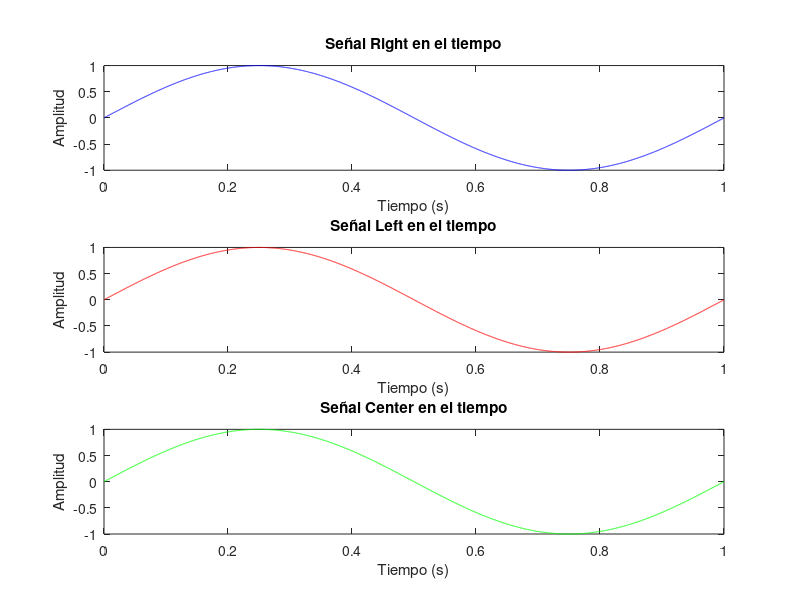
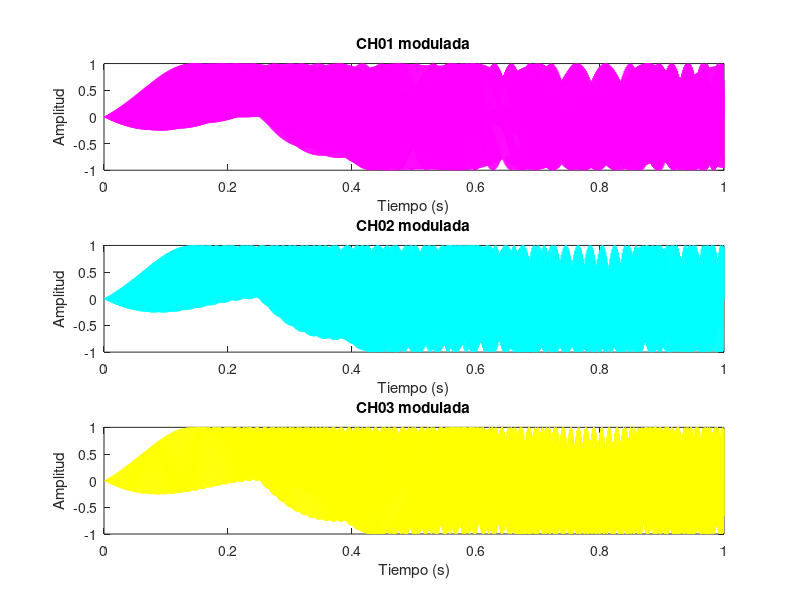
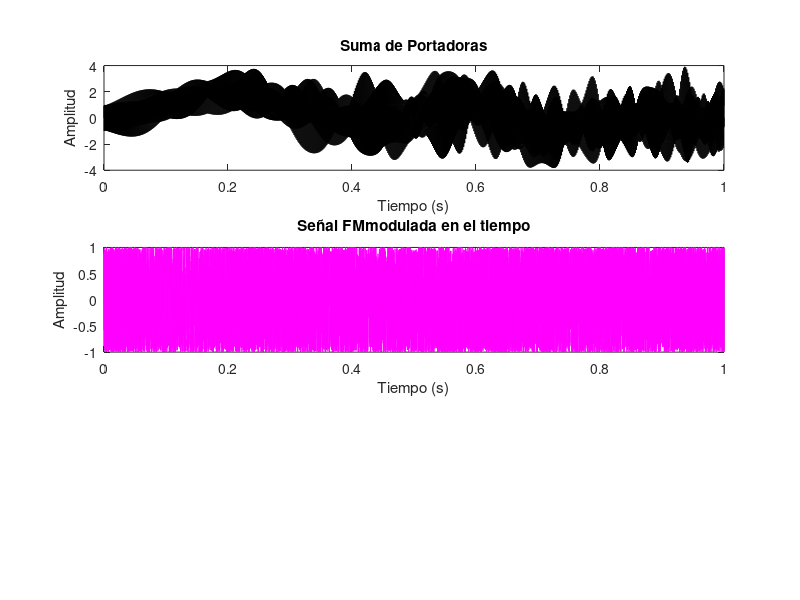
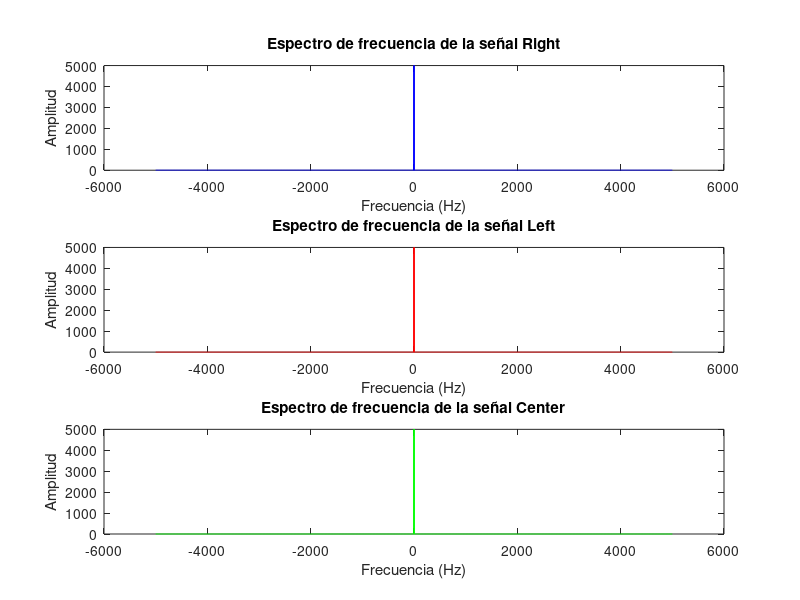

Source code (MATLAB) for these figures, in order:
% Para los análisis que hace Matlab en función del tiempo es necesario
% tener una referencia para las gráficas y comportamiento de las funciones
% Para nuestro caso se va a usar 1 segundo denominado 'foto' la cual va a tener 
% una exposición de 0 a 1 segundo, subdividida en 10000 pares
foto = 1; % Duración de la señal (segundos), dichos valores se visualizan
% en el eje x
fs = 10000; % Frecuencia de muestreo (Hz)
t = linspace(0, foto, fs); % Vector de tiempo

% Definición de las variables
Right = 1;
Left = 1;
Center = 1;

BandWidth = 120000; % Frecuencia central (Hz)
FXporta = 110000000;  % Ancho de banda (Hz)
fxpiloto = 1875; %  hz
fxbase = fxpiloto * 2; % 3750 hz
fxbaja = fxpiloto * 7; % 13125 hz
fxmedia = fxpiloto * 17; % 31875  hz
fxalta = fxpiloto * 27; % 50625 hz 
 
%para poder distribuir equitativamente el ancho de banda contemplamos los siguientes
%tenemos un ancho de banda de 120 los cuales basado en fourier donde del análisis en
%el dominio de la frecuencia sabemos que las señales se repiten, por lo tanto solo se
%puede usar la mitad del ancho de banda es decir 60, de 60 lo tenemos que dividir en tres portadoras
% de tal forma que cada una no exceda del 15000 hz, por lo tanto nos queda 15000 libres los cuales 
% se usan para que sirvan de salvaguarda entre las subportadoras, separando cada subportadora + frecuencia maxima en 
% 5000 hz partiendo de la frecuencia de 19000
% y tomando lo anterior expuesto es que sacamos los valores de las otras subportadoras 
% que para referencia serán 13125, 31875 y 50625
espacio_guarda = 3750; % hz
FmaxAudioMax = 15000;

% Cálculo del índice de modulación
HBW = BandWidth / 2;
IndMod =  HBW / FmaxAudioMax;

% Generación de las señales
fxRight = sin(2*pi*Right*t);
fxLeft = sin(2*pi*Left*t);
fxCenter = sin(2*pi*Center*t);

% Generación de sub_portadoras
fxPiloto = sin(2*pi*fxpiloto*t);
fxBaja = sin(2*pi*fxbaja*t);
fxMedia = sin(2*pi*fxmedia*t);
fxAlta = sin(2*pi*fxalta*t);

% Desplazamiento por medio de multiplicación 
desCH01 = sin(2*pi*(fxRight + fxBaja).*t); % Multiplicación element-wise
desCH02 = sin(2*pi*(fxLeft + fxMedia).*t);
desCH03 = sin(2*pi*(fxCenter + fxAlta).*t);

% Multiplicación de las subportadoras de audio con la frecuencia piloto
subporta = fxPiloto + desCH01 + desCH02 + desCH03;

% Modulación FM
FMmodulada = cos(2*pi*FXporta*t + IndMod*subporta)

% Transformada de Fourier
N = length(t);
f = (-fs/2 : fs/N : fs/2 - fs/N); % Vector de frecuencias

% Cálculo de la FFT para cada señal y operación
FFT_fxRight = fftshift(fft(fxRight, N));
FFT_fxLeft = fftshift(fft(fxLeft, N));
FFT_fxCenter = fftshift(fft(fxCenter, N));
FFT_modCH01 = fftshift(fft(desCH01, N));
FFT_modCH02 = fftshift(fft(desCH02, N));
FFT_modCH03 = fftshift(fft(desCH03, N));
FFT_subporta = fftshift(fft(subporta, N));
FFT_FModulada = fftshift(fft(FMmodulada, N));

% Visualización de los resultados en función del tiempo
figure('Position', [100, 100, 800, 600]);

subplot(3,1,1);
plot(t, fxRight, 'b');
title('Señal Right en el tiempo');
xlabel('Tiempo (s)');
ylabel('Amplitud');

subplot(3,1,2);
plot(t, fxLeft, 'r');
title('Señal Left en el tiempo');
xlabel('Tiempo (s)');
ylabel('Amplitud');

subplot(3,1,3);
plot(t, fxCenter, 'g');
title('Señal Center en el tiempo');
xlabel('Tiempo (s)');
ylabel('Amplitud');

figure('Position', [100, 100, 800, 600]);

subplot(3,1,1);
plot(t, desCH01, 'm');
title('CH01 modulada');
xlabel('Tiempo (s)');
ylabel('Amplitud');

subplot(3,1,2);
plot(t, desCH02, 'c');
title('CH02 modulada');
xlabel('Tiempo (s)');
ylabel('Amplitud');

subplot(3,1,3);
plot(t, desCH03, 'y');
title('CH03 modulada');
xlabel('Tiempo (s)');
ylabel('Amplitud');

figure('Position', [100, 100, 800, 600]);

subplot(3,1,1);
plot(t, subporta, 'k');
title('Suma de Portadoras');
xlabel('Tiempo (s)');
ylabel('Amplitud');

subplot(3,1,2);
plot(t, FMmodulada, 'm');
title('Señal FMmodulada en el tiempo');
xlabel('Tiempo (s)');
ylabel('Amplitud');

% Visualización de los resultados en función de la frecuencia
figure('Position', [100, 100, 800, 600]);

subplot(3,1,1);
plot(f, abs(FFT_fxRight), 'b');
title('Espectro de frecuencia de la señal Right');
xlabel('Frecuencia (Hz)');
ylabel('Amplitud');

subplot(3,1,2);
plot(f, abs(FFT_fxLeft), 'r');
title('Espectro de frecuencia de la señal Left');
xlabel('Frecuencia (Hz)');
ylabel('Amplitud');

subplot(3,1,3);
plot(f, abs(FFT_fxCenter), 'g');
title('Espectro de frecuencia de la señal Center');
subplot(3,1,3);
plot(f, abs(FFT_fxCenter), 'g');
title('Espectro de frecuencia de la señal Center');
xlabel('Frecuencia (Hz)');
ylabel('Amplitud');

figure('Position', [100, 100, 800, 600]);

subplot(3,1,1);
plot(f, abs(FFT_modCH01), 'm');
title('Espectro de frecuencia de CH01 modulada');
xlabel('Frecuencia (Hz)');
ylabel('Amplitud');

subplot(3,1,2);
plot(f, abs(FFT_modCH02), 'c');
title('Espectro de frecuencia de CH02 modulada');
xlabel('Frecuencia (Hz)');
ylabel('Amplitud');

subplot(3,1,3);
plot(f, abs(FFT_modCH03), 'y');
title('Espectro de frecuencia de CH03 modulada');
xlabel('Frecuencia (Hz)');
ylabel('Amplitud');

figure('Position', [100, 100, 800, 600]);

subplot(3,1,1);
plot(f, abs(FFT_subporta), 'k');
title('Espectro de frecuencia de Suma de Portadoras');
xlabel('Frecuencia (Hz)');
ylabel('Amplitud');

subplot(3,1,2);
plot(f, abs(FFT_FModulada), 'm');
title('Espectro de frecuencia de la señal FMmodulada');
xlabel('Frecuencia (Hz)');
ylabel('Amplitud');
